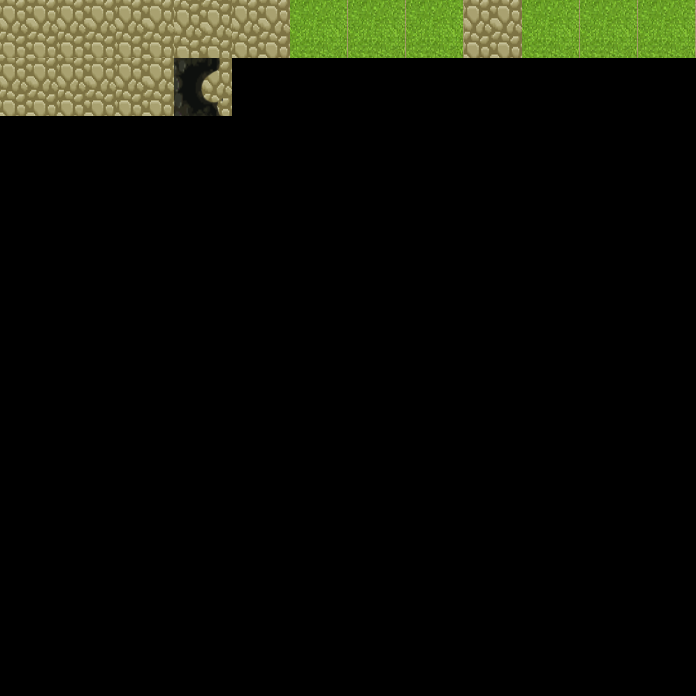

A level layout from a 2D game, rendered from its tile map. Below: a short description, then the map file with its tile-grid data intact:
An orthogonal 12x12 tile map with 58x58 px tiles, 1 tile layer (Tile Layer 1).

<map version="1.8" tiledversion="1.8.4" orientation="orthogonal" renderorder="right-down" width="12" height="12" tilewidth="58" tileheight="58" infinite="0" nextlayerid="2" nextobjectid="1">
 <tileset firstgid="1" source="Tiles.tsx" />
 <layer id="1" name="Tile Layer 1" width="12" height="12">
  <data encoding="csv">
4,4,4,5,
4,3,3,3,
4,3,3,3,
4,4,4,2,
</data>
 </layer>
</map>